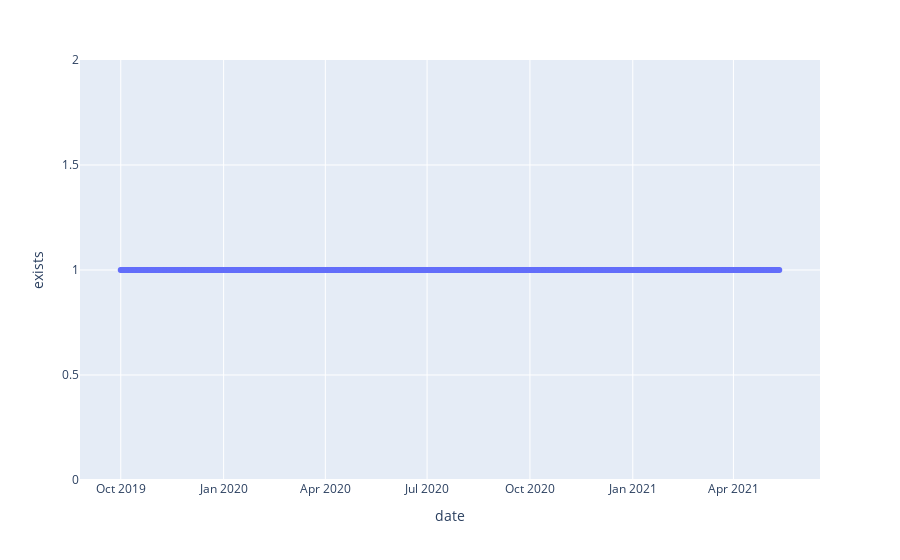

The notebook cell this image was saved under:
### Markdown cell above
### Visualize the window the data is available

### Code cell
import plotly.express as px

df = px.data.stocks()
fig = px.scatter(df_dates, x='date', y='exists')
fig.show()

### Figure 1 — Plotly figure (JSON) as saved in the notebook; plotly's stock layout.template omitted (floating-point values rounded to 4 significant figures; data arrays with more than 128 entries replaced by an {"elided": "..."} marker saying what was removed)
{"data": [{"hovertemplate": "date=%{x}<br>exists=%{y}<extra></extra>", "legendgroup": "", "marker": {"color": "#636efa", "symbol": "circle"}, "mode": "markers", "name": "", "orientation": "v", "showlegend": false, "type": "scatter", "x": {"elided": "590 str values"}, "xaxis": "x", "y": {"elided": "590 int values"}, "yaxis": "y"}], "layout": {"legend": {"tracegroupgap": 0}, "margin": {"t": 60}, "xaxis": {"anchor": "y", "domain": [0, 1], "title": {"text": "date"}}, "yaxis": {"anchor": "x", "domain": [0, 1], "title": {"text": "exists"}}}}
